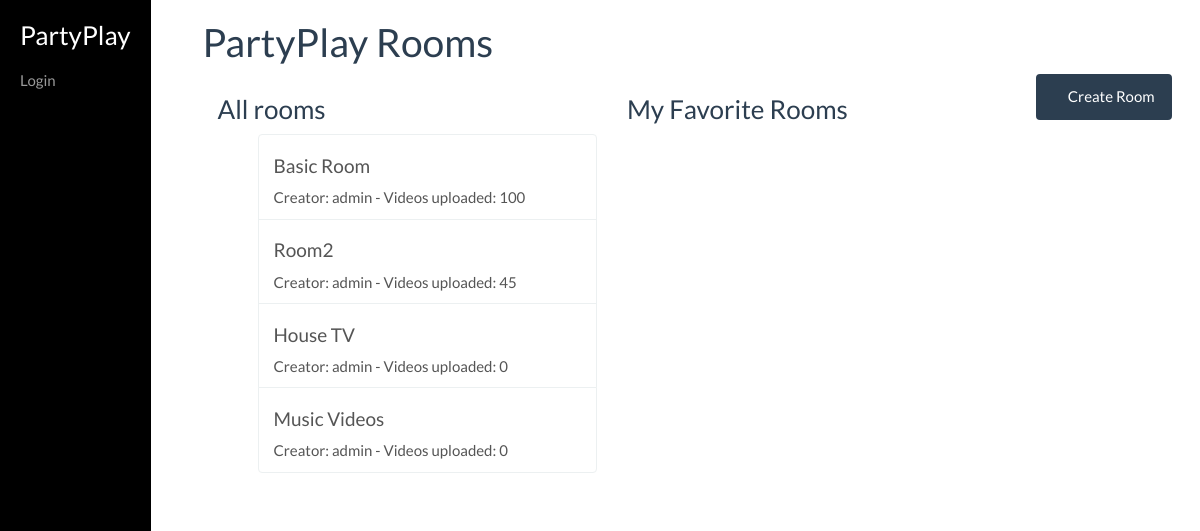
Before: /partyplay/ with the older database file.
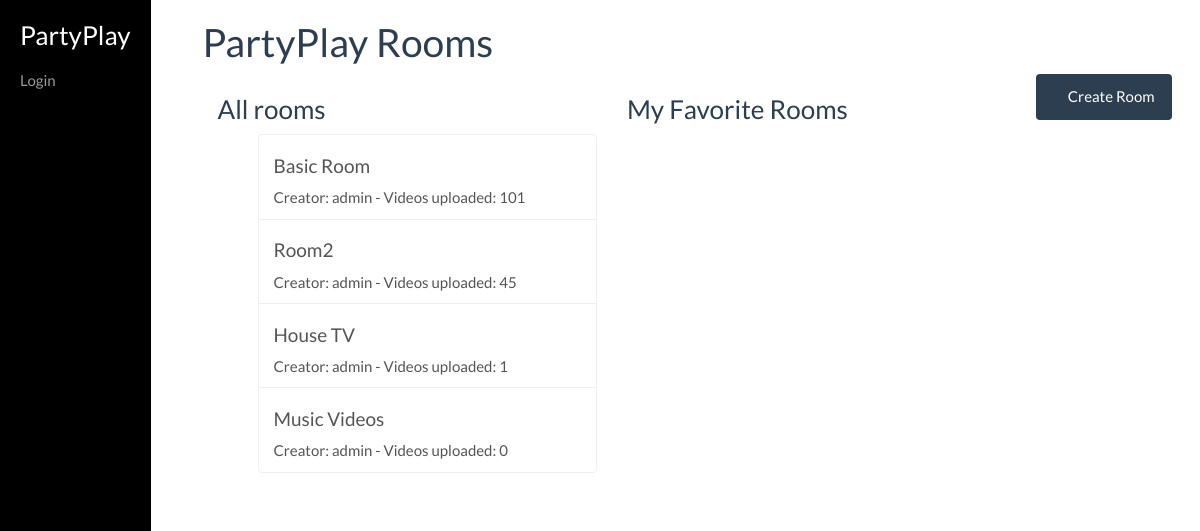
After: the same page with the newer database file.
### PartyPlay/models.py (models this page shows, shortened)
class Room(models.Model):
    name = models.CharField(max_length=200)
    url = models.CharField(max_length=200, default=str(name), primary_key=True)
    public = models.BooleanField(default=True)
    creator = models.ForeignKey(User, on_delete=models.SET_NULL, null=True)
    current_video = models.ForeignKey('Video', null=True, blank=True,  on_delete=models.SET_NULL, related_name='currently_playing')
    next_time = models.DateTimeField(null=True, blank=True)
    favorite_users = models.ManyToManyField(User, blank=True, related_name='favorite_users')

### PartyPlay/views.py (the view)
class RoomModelListView(generic.ListView):
    model = Room
    context_object_name = 'room_list'
    template_name = 'partyplay/roommodel_list.html'
    def get_context_data(self, **kwargs):
        context = super(RoomModelListView, self).get_context_data(**kwargs)
        favorite_room_list = []
        for room in context['room_list'].all():
            if self.request.user in room.favorite_users.all():
                favorite_room_list.append(room)
        context['favorite_room_list'] = favorite_room_list
        return context

### PartyPlay/templates/partyplay/roommodel_list.html (shortened to what this page needs)
{% extends 'base_generic.html' %}
{% block content %}
<h1>PartyPlay Rooms</h1>
    <div class="col-sm-5">
        <h3>All rooms</h3>
        <div class="list-group">
          <ul>
            {% for room in room_list %}
                    <a href="{%  url 'room-detail-view' room.pk %}" class="list-group-item list-group-item-action"><h4>{{ room.name }}</h4> Creator: {{ room.creator.username }}   -  Videos uploaded: {{ room.video_set.count }}</a>
            {% endfor %}
          </ul>
        </div>
    </div>
    <div class="col-sm-5">
        <h3>My Favorite Rooms</h3>
        <div class="list-group">
        </div>
    </div>
    <div class="col-sm-2">
        <a href="{% url 'add-room' %}" class="btn btn-primary"><span class="glyphicon glyphicon-plus-sign"></span> Create Room</a>
    </div>
{% endblock %}

Changed rows visible on the page:
changed Room "Basic Room": video_set.count "100" → "101"
changed Room "House TV": video_set.count "0" → "1"
